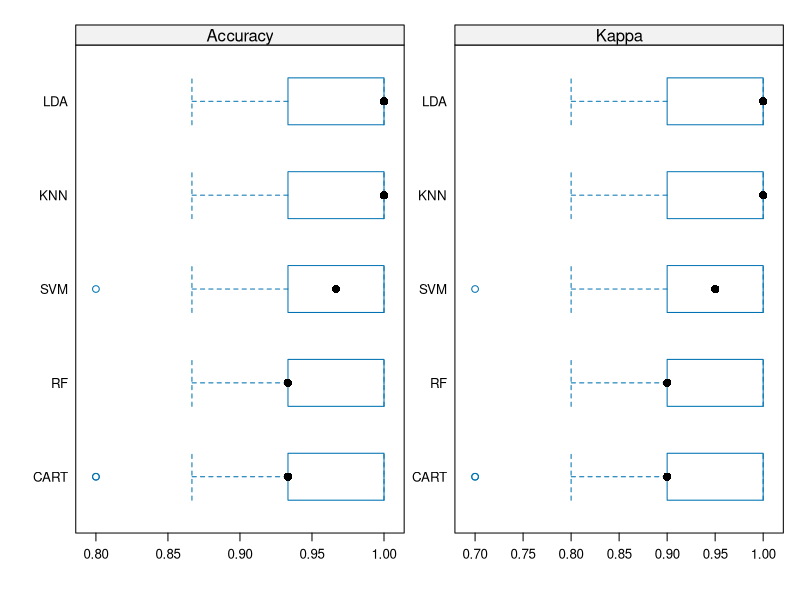
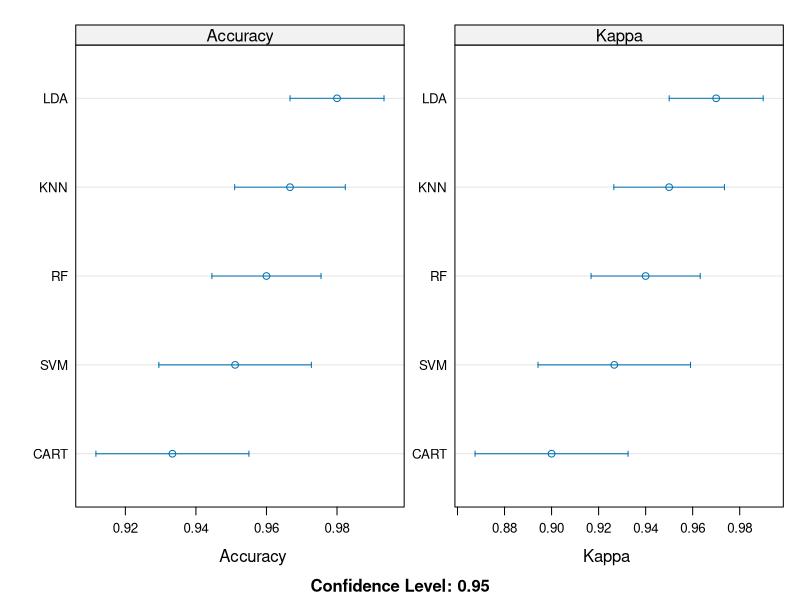
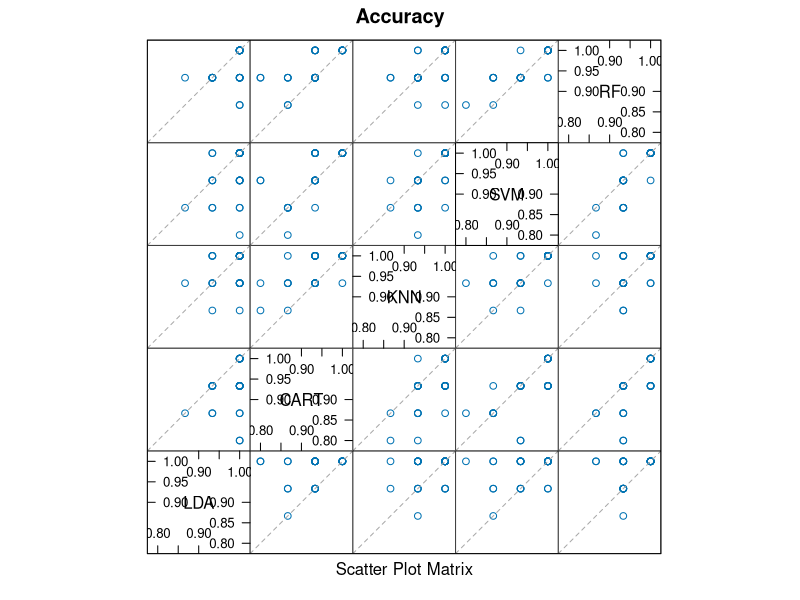
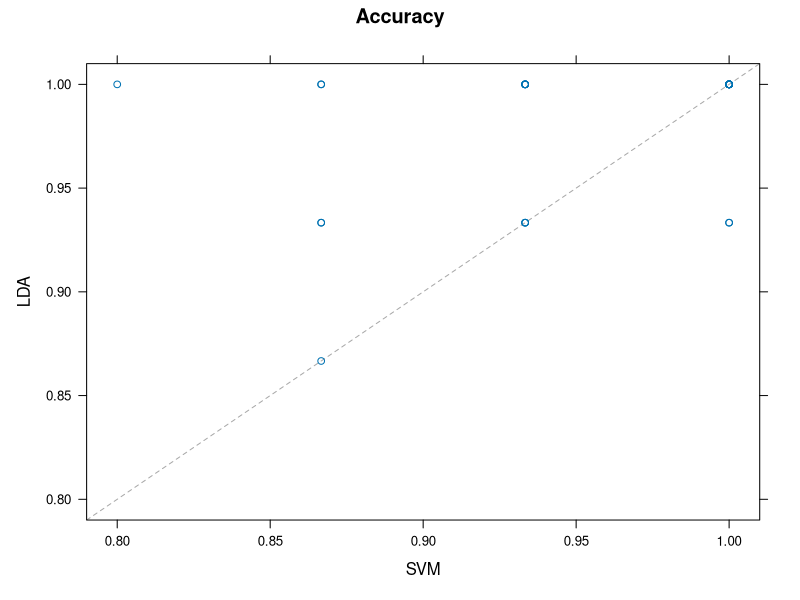
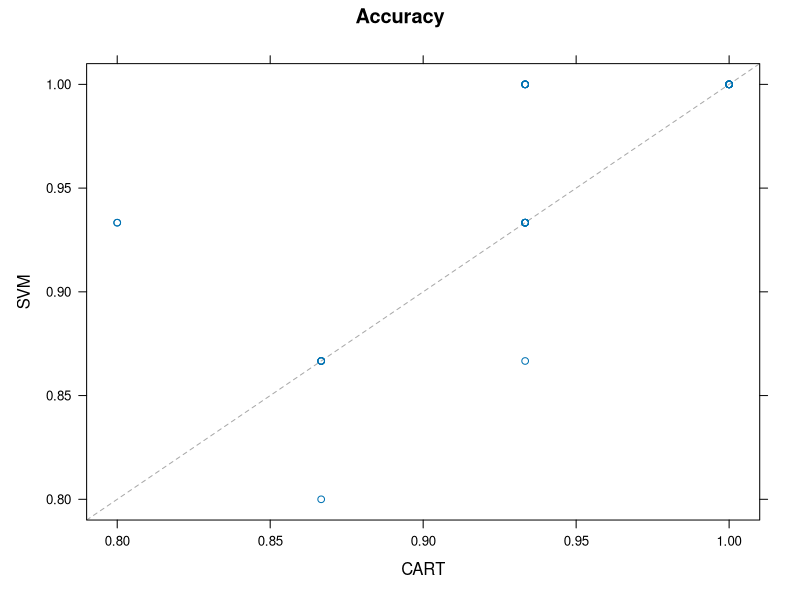

Generate these figures, in order, with R:
## ---- chunk 1
# STEP 1. Install and Load the Required Packages ----
## readr ----
if (require("readr")) {
  require("readr")
} else {
  install.packages("readr", dependencies = TRUE,
                   repos = "https://cloud.r-project.org")
}

## mlbench ----
if (require("mlbench")) {
  require("mlbench")
} else {
  install.packages("mlbench", dependencies = TRUE,
                   repos = "https://cloud.r-project.org")
}

## caret ----
if (require("caret")) {
  require("caret")
} else {
  install.packages("caret", dependencies = TRUE,
                   repos = "https://cloud.r-project.org")
}

## kernlab ----
if (require("kernlab")) {
  require("kernlab")
} else {
  install.packages("kernlab", dependencies = TRUE,
                   repos = "https://cloud.r-project.org")
}

## randomForest ----
if (require("randomForest")) {
  require("randomForest")
} else {
  install.packages("randomForest", dependencies = TRUE,
                   repos = "https://cloud.r-project.org")
}

## ---- chunk 2

# STEP 2. Load the Dataset ----
data(iris)

## ---- chunk 3

# STEP 3. The Resamples Function ----
## 3.a. Train the Models ----
train_control <- trainControl(method = "repeatedcv", number = 10, repeats = 3)

### LDA ----
set.seed(7)
iris_model_lda <- train(Species ~ ., data = iris,
                            method = "lda", trControl = train_control)

### CART ----
set.seed(7)
iris_model_cart <- train(Species ~ ., data = iris,
                             method = "rpart", trControl = train_control)

### KNN ----
set.seed(7)
iris_model_knn <- train(Species ~ ., data = iris,
                            method = "knn", trControl = train_control)

### SVM ----
set.seed(7)
iris_model_svm <- train(Species ~ ., data = iris,
                            method = "svmRadial", trControl = train_control)

### Random Forest ----
set.seed(7)
iris_model_rf <- train(Species ~ ., data = iris,
                           method = "rf", trControl = train_control)

## 3.b. Call the `resamples` Function ----
results <- resamples(list(LDA = iris_model_lda, CART = iris_model_cart,
                          KNN = iris_model_knn, SVM = iris_model_svm,
                          RF = iris_model_rf))

## ---- chunk 4

# STEP 4. Display the Results ----
## 1. Table Summary ----
# It creates a table with one model per row
# and its corresponding evaluation metrics displayed per column.

summary(results)

## 2. Box and Whisker Plot ----
# To visualize the spread of the estimated accuracies
# for different algorithms and how they relate.

scales <- list(x = list(relation = "free"), y = list(relation = "free"))
bwplot(results, scales = scales)

## 3. Dot Plots ----
# To show both the mean estimated accuracy as well as the 95% confidence
# interval (e.g. the range in which 95% of observed scores fell).

scales <- list(x = list(relation = "free"), y = list(relation = "free"))
dotplot(results, scales = scales)

## 4. Scatter Plot Matrix ----
# To consider whether the predictions from two
# different algorithms are correlated.

splom(results)

## 5. Pairwise xyPlots ----
# Pairwise comparison of the accuracy of trial-folds for
# two models using an xyplot.

# xyplot plots to compare models
xyplot(results, models = c("LDA", "SVM"))

# or
# xyplot plots to compare models
xyplot(results, models = c("SVM", "CART"))

## 6. Statistical Significance Tests ----
# To calculate the significance of the differences between the
# metric distributions of the various models.

diffs <- diff(results)

summary(diffs)
